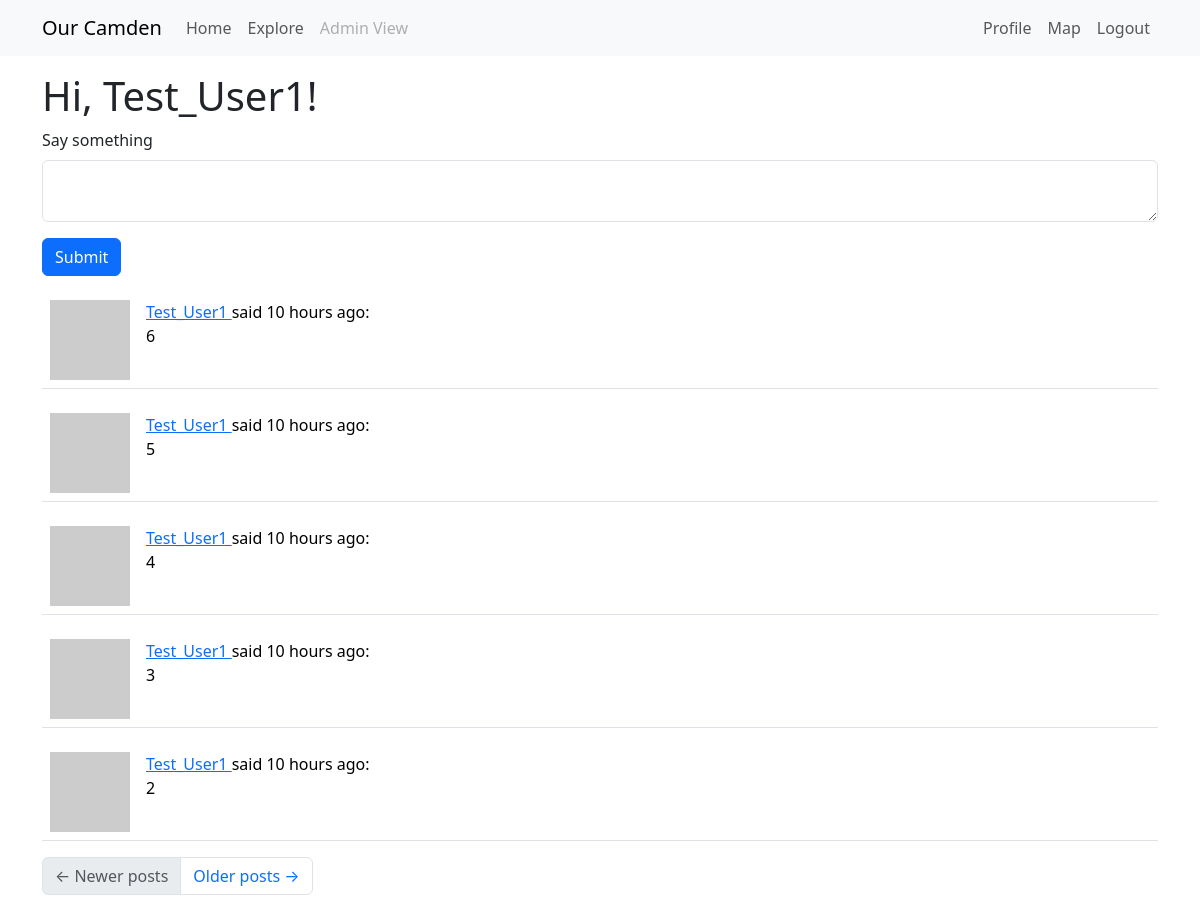
The app's page /index (signed in) with its own data.
### app/models.py (models this page shows, shortened)
class User(UserMixin, db.Model):
    __tablename__ = "User"
    __searchable__ = ['username', 'email']
    id: so.Mapped[int] = so.mapped_column(primary_key=True) # so.Mapped gives a python data type to the attr, so.mapped_column creates the actual column
    access_level: so.Mapped[int] = so.mapped_column(
        default=0,  # Default to 0 (logged-in User)
        nullable=False
    )
    username: so.Mapped[str] = so.mapped_column(sa.String(64), index=True,
                                                unique=True)
    email: so.Mapped[str] = so.mapped_column(sa.String(120), index=True,
                                             unique=True)
    password_hash: so.Mapped[Optional[str]] = so.mapped_column(sa.String(256)) #attr can be defined as Optional
    about_me: so.Mapped[Optional[str]] = so.mapped_column(sa.String(140))
    last_seen: so.Mapped[Optional[datetime]] = so.mapped_column(
        default=lambda: datetime.now(timezone.utc))
    posts: so.WriteOnlyMapped['Post'] = so.relationship(
        back_populates='author',
        passive_deletes=True) #back_populates links Posts.author to User.posts
    following: so.WriteOnlyMapped['User'] = so.relationship(
        secondary=followers, primaryjoin=(followers.c.follower_id == id), # establish link between User and Follower tables, where the id matches (all the Users this current User follows)
        secondaryjoin=(followers.c.followed_id == id), #links followers back to Users. identifies all Users who are followed by the current User
        back_populates='followers',
        passive_deletes=True) #links User.following to Follower.followers (who the User is following)
    followers: so.WriteOnlyMapped['User'] = so.relationship(
        secondary=followers, primaryjoin=(followers.c.followed_id == id),
        secondaryjoin=(followers.c.follower_id == id),
        back_populates='following',
        passive_deletes=True) #same but for who the User is being followed by
    Markers: so.Mapped["Marker"] = so.relationship(
        "Marker",
        back_populates="creator",  # Links to the `Marker.creator` relationship
    )
    def avatar(self, size):
        digest = md5(self.email.lower().encode('utf-8')).hexdigest()
        return f'https://www.gravatar.com/avatar/{digest}?d=identicon&s={size}' #provides an automatic avatar
    def following_posts(self):
        Author = so.aliased(User)
        Follower = so.aliased(User)
        return (
            sa.select(Post)
            .join(Post.author.of_type(Author))
            .join(Author.followers.of_type(Follower), isouter=True)
            .where(sa.or_(
                Follower.id == self.id,
                Author.id == self.id,
            ))
            .group_by(Post)
            .order_by(Post.timestamp.desc())
        )

class Post(db.Model):
    __searchable__ = ['body']  # Fields to index
    id: so.Mapped[int] = so.mapped_column(primary_key=True)
    body: so.Mapped[str] = so.mapped_column(sa.String(140))
    timestamp: so.Mapped[datetime] = so.mapped_column(index=True, default=lambda: datetime.now(timezone.utc))
    user_id: so.Mapped[int] = so.mapped_column(sa.ForeignKey(User.id, ondelete='CASCADE'),index=True)
    author: so.Mapped[User] = so.relationship(back_populates='posts', passive_deletes=True)

### app/routes.py (the view, shortened to what this page needs)
@app.route('/', methods=['GET', 'POST']) #accept data input from webpage
@app.route('/index', methods=['GET', 'POST']) # accept “/” or “/index” as route
@login_required
def index():
    form = PostForm() #display option to post something
    page = request.args.get('page', 1, type=int) # I THINK “page” is the key of the dict, “1” is the default value (default num of pages) unless there are more.
    posts = db.paginate(current_user.following_posts(), page=page,
                        per_page=app.config['POSTS_PER_PAGE'], error_out=False) #paginate the posts by page? [following_posts] [pre-configged no. of mosts per page, error out????]
    next_url = url_for('index', page=posts.next_num) \
        if posts.has_next else None # create next_url variable if there is one available
    prev_url = url_for('index', page=posts.prev_num) \
        if posts.has_prev else None # same logic
    return render_template('index.html', title='Home', form=form,
                           posts=posts.items, next_url=next_url,
                           prev_url=prev_url) # render index.html, with title home, form = postform, list of paginated posts, and next/prev otions

### app/forms.py
class PostForm(FlaskForm):
    post = TextAreaField('Say something', validators=[
        DataRequired(), Length(min=1, max=140)])
    submit = SubmitField('Submit')

### app/models.py (called while the page is built)
@login.user_loader
def load_User(id):
    return db.session.get(User, int(id))

### app/routes.py (called while the page is built)
@app.before_request
def before_request(): # if user is logged in, record the time they log in, update database
    if current_user.is_authenticated:
        current_user.last_seen = datetime.now(timezone.utc)
        db.session.commit()

### app/templates/index.html
{% extends "base.html" %}
{% import "bootstrap_wtf.html" as wtf %}
{% block content %}
    <h1>Hi, {{ current_user.username }}!</h1>
    {% if form %}
    {{ wtf.quick_form(form) }}
    {% endif %}
    {% for post in posts %}
        {% if post.author != None %}
            {% include '_post.html' %}
        {% endif %}
    {% endfor %}
    <nav aria-label="Post navigation">
        <ul class="pagination">
            <li class="page-item{% if not prev_url %} disabled{% endif %}">
                <a class="page-link" href="{{ prev_url }}">
                    <span aria-hidden="true">&larr;</span> Newer posts
                </a>
            </li>
            <li class="page-item{% if not next_url %} disabled{% endif %}">
                <a class="page-link" href="{{ next_url }}">
                    Older posts <span aria-hidden="true">&rarr;</span>
                </a>
            </li>
        </ul>
    </nav>
{% endblock %}

### app/templates/_post.html
<table class="table table-hover">
    <tr>
        <td width="70px">
            <a href="{{ url_for('user', username=post.author.username) }}">
                <img src="{{ post.author.avatar(70) }}" />
            </a>
        </td>
        <td>
            <a href="{{ url_for('user', username=post.author.username) }}">
                {{ post.author.username }}
            </a>
            said {{ moment(post.timestamp).fromNow() }}:
            <br>
            {{ post.body }}
        </td>
    </tr>
</table>

### records on screen
User: username "Test_User1"
Post: author.username "Test_User1", timestamp "10 hours ago", body "6"
Post: author.username "Test_User1", timestamp "10 hours ago", body "5"
Post: author.username "Test_User1", timestamp "10 hours ago", body "4"
Post: author.username "Test_User1", timestamp "10 hours ago", body "3"
Post: author.username "Test_User1", timestamp "10 hours ago", body "2"

### other values on screen
{{ field.label(class='form-label') }} "Say something"
